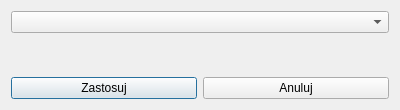
<?xml version="1.0" encoding="UTF-8"?>
<ui version="4.0">
 <class>Dialog_Delete_Dataframe</class>
 <widget class="QDialog" name="Dialog_Delete_Dataframe">
  <property name="windowModality">
   <enum>Qt::ApplicationModal</enum>
  </property>
  <property name="geometry">
   <rect>
    <x>0</x>
    <y>0</y>
    <width>400</width>
    <height>110</height>
   </rect>
  </property>
  <property name="minimumSize">
   <size>
    <width>400</width>
    <height>110</height>
   </size>
  </property>
  <property name="windowTitle">
   <string>Usuń zbiór danych</string>
  </property>
  <layout class="QVBoxLayout" name="verticalLayout_2">
   <item>
    <layout class="QVBoxLayout" name="verticalLayout">
     <item>
      <widget class="QComboBox" name="comboBox_Keys_List">
       <property name="placeholderText">
        <string>Wybierz zbiór do usunięcia...</string>
       </property>
      </widget>
     </item>
     <item>
      <widget class="QLabel" name="label_info_text_delete_dataframe">
       <property name="text">
        <string/>
       </property>
       <property name="alignment">
        <set>Qt::AlignCenter</set>
       </property>
      </widget>
     </item>
     <item>
      <layout class="QHBoxLayout" name="horizontalLayout">
       <item>
        <widget class="QPushButton" name="pushButton_Apply">
         <property name="text">
          <string>Zastosuj</string>
         </property>
        </widget>
       </item>
       <item>
        <widget class="QPushButton" name="pushButton_Cancel">
         <property name="text">
          <string>Anuluj</string>
         </property>
        </widget>
       </item>
      </layout>
     </item>
    </layout>
   </item>
  </layout>
 </widget>
 <resources/>
 <connections>
  <connection>
   <sender>pushButton_Cancel</sender>
   <signal>clicked()</signal>
   <receiver>Dialog_Delete_Dataframe</receiver>
   <slot>close()</slot>
   <hints>
    <hint type="sourcelabel">
     <x>295</x>
     <y>126</y>
    </hint>
    <hint type="destinationlabel">
     <x>199</x>
     <y>74</y>
    </hint>
   </hints>
  </connection>
 </connections>
</ui>
